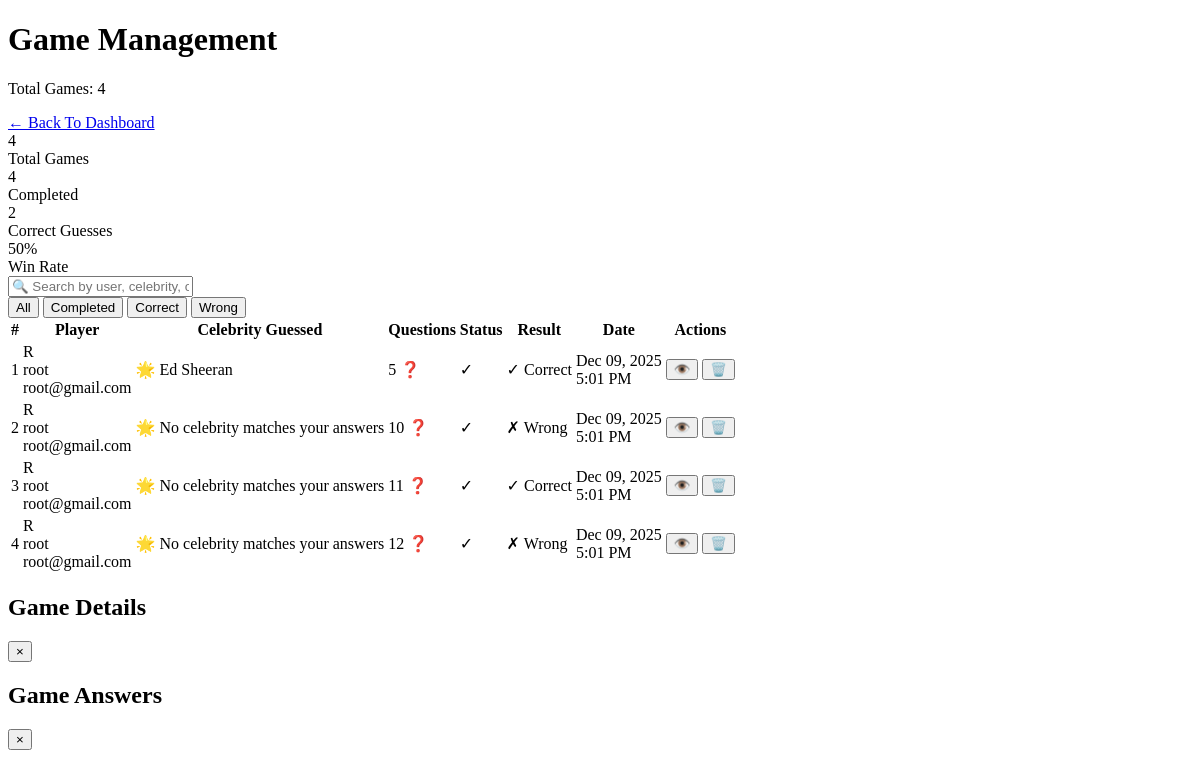
Page /admin_auth/games_list/ on the earlier database version.
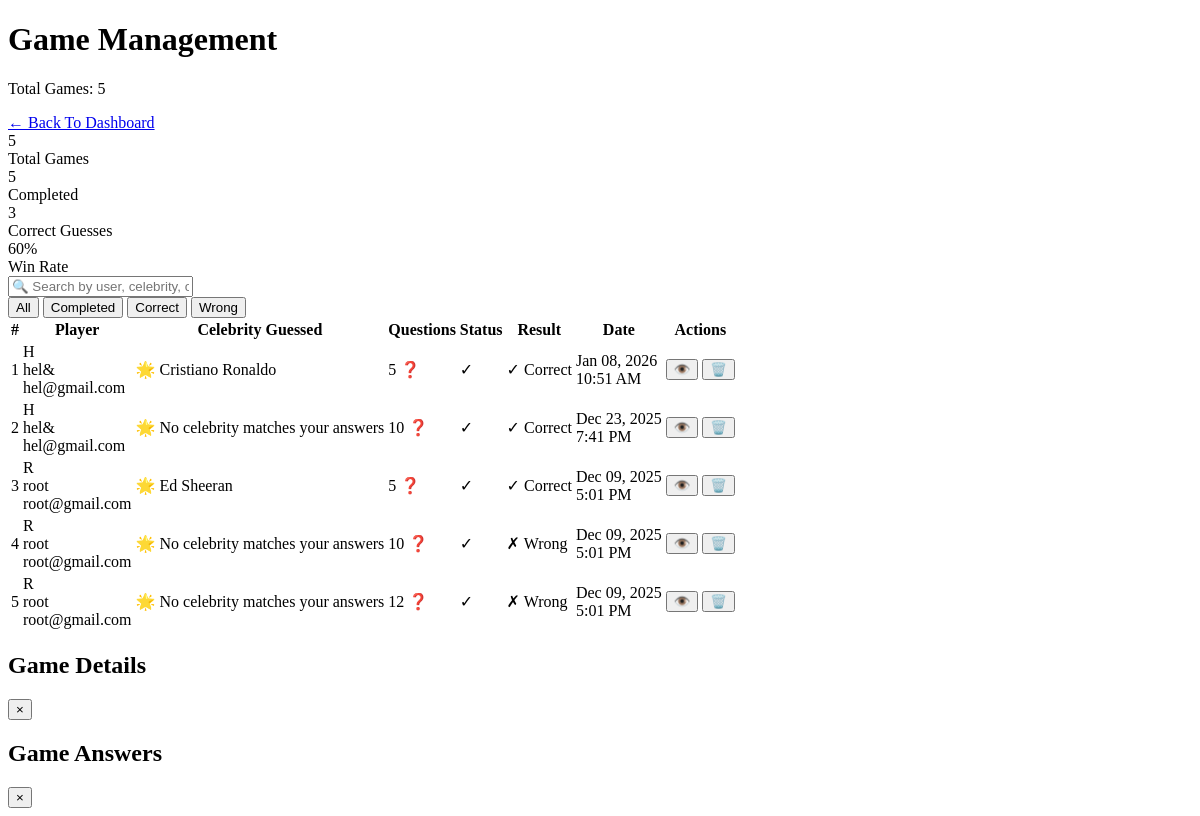
Same page on the later database version.
### guesser/models.py (models this page shows, shortened)
class GameSession(models.Model):
    user = models.ForeignKey(User, on_delete=models.CASCADE, null=True, blank=True)  # Add this
    session_key = models.CharField(max_length=100, unique=True)
    created_at = models.DateTimeField(auto_now_add=True)
    updated_at = models.DateTimeField(auto_now=True)
    is_completed = models.BooleanField(default=False)
    guessed_celebrity = models.CharField(max_length=100, blank=True, null=True)
    is_correct = models.BooleanField(default=False, null=True, blank=True)
    class Meta:
        ordering = ['-created_at']

### admin_auth/views.py (the view)
# urls.py: path('games_list/',views.admin_games,name='games_list'),
def admin_games(request):
    games = GameSession.objects.select_related('user').prefetch_related('answers').order_by('-created_at')
    total_games = games.count()
    completed_games = games.filter(is_completed=True).count()
    correct_games = games.filter(is_completed=True, is_correct=True).count()
    wrong_games = games.filter(is_completed=True, is_correct=False).count()
    pending_games = games.filter(is_completed=False).count()
    win_rate = round((correct_games / completed_games * 100)) if completed_games > 0 else 0
    context = {
        'games': games,
        'total_games': total_games,
        'completed_games': completed_games,
        'correct_games': correct_games,
        'wrong_games': wrong_games,
        'pending_games': pending_games,
        'win_rate': win_rate,
    }
    return render(request, 'admin_games.html', context)

### admin_auth/templates/admin_games.html (shortened to what this page needs)
{% extends 'base.html' %}
{% block content %}
<div class="max-w-7xl mx-auto">
    <div class="flex justify-between items-center mb-6">
        <div>
            <h1 class="text-3xl font-bold text-white">Game Management</h1>
            <p class="text-purple-200">Total Games: {{ total_games }}</p>
        </div>
        <div class="flex gap-3">
            <a href="{% url 'start' %}"
               class="bg-white text-purple-600 px-6 py-2 rounded-full font-semibold hover:bg-purple-600 hover:text-white hover:shadow-xl transition text-sm flex items-center gap-2 shadow-lg">
                ← Back To Dashboard
            </a>
        </div>
    </div>
    <div class="grid grid-cols-1 md:grid-cols-4 gap-4 mb-6">
        <div class="card rounded-2xl p-4 text-center">
            <div class="text-3xl font-bold text-purple-900">{{ total_games }}</div>
            <div class="text-sm text-gray-600">Total Games</div>
        </div>
        <div class="card rounded-2xl p-4 text-center">
            <div class="text-3xl font-bold text-green-900">{{ completed_games }}</div>
            <div class="text-sm text-gray-600">Completed</div>
        </div>
        <div class="card rounded-2xl p-4 text-center">
            <div class="text-3xl font-bold text-yellow-900">{{ correct_games }}</div>
            <div class="text-sm text-gray-600">Correct Guesses</div>
        </div>
        <div class="card rounded-2xl p-4 text-center">
            <div class="text-3xl font-bold text-blue-900">{{ win_rate }}%</div>
            <div class="text-sm text-gray-600">Win Rate</div>
        </div>
    </div>
    <div class="card rounded-2xl p-6 mb-6">
        <div class="flex flex-col md:flex-row gap-4">
            <div class="flex-1">
                <input type="text"
                       id="searchInput"
                       placeholder="🔍 Search by user, celebrity, or session..."
                       class="w-full px-4 py-3 border-2 border-gray-200 rounded-xl focus:border-purple-500 focus:outline-none">
            </div>
            <div class="flex gap-2">
                <button onclick="filterGames('all')"
                        class="filter-btn active px-4 py-2 rounded-xl bg-purple-500 text-white font-semibold hover:bg-purple-600 transition">
                    All
                </button>
                <button onclick="filterGames('completed')"
                        class="filter-btn px-4 py-2 rounded-xl bg-gray-200 text-gray-700 font-semibold hover:bg-gray-300 transition">
                    Completed
                </button>
                <button onclick="filterGames('correct')"
                        class="filter-btn px-4 py-2 rounded-xl bg-gray-200 text-gray-700 font-semibold hover:bg-gray-300 transition">
                    Correct
                </button>
                <button onclick="filterGames('wrong')"
                        class="filter-btn px-4 py-2 rounded-xl bg-gray-200 text-gray-700 font-semibold hover:bg-gray-300 transition">
                    Wrong
                </button>
            </div>
        </div>
    </div>
    <div class="card rounded-2xl p-6 overflow-hidden">
        <div class="overflow-x-auto">
            <table class="w-full" id="gamesTable">
                <thead>
                    <tr class="border-b-2 border-gray-200">
                        <th class="text-left py-4 px-4 font-bold text-gray-700">#</th>
                        <th class="text-left py-4 px-4 font-bold text-gray-700">Player</th>
                        <th class="text-left py-4 px-4 font-bold text-gray-700">Celebrity Guessed</th>
                        <th class="text-center py-4 px-4 font-bold text-gray-700">Questions</th>
                        <th class="text-center py-4 px-4 font-bold text-gray-700">Status</th>
                        <th class="text-center py-4 px-4 font-bold text-gray-700">Result</th>
                        <th class="text-left py-4 px-4 font-bold text-gray-700">Date</th>
                        <th class="text-center py-4 px-4 font-bold text-gray-700">Actions</th>
                    </tr>
                </thead>
                <tbody>
                    {% for game in games %}
                    <tr class="game-row border-b hover:bg-gray-50 transition"
                        data-username="{{ game.user.username|lower }}"
                        data-celebrity="{{ game.guessed_celebrity|lower }}"
                        data-completed="{{ game.is_completed|yesno:'true,false' }}"
                        data-correct="{{ game.is_correct|yesno:'true,false,pending' }}"
                        data-game-id="{{ game.id }}">
                        <td class="py-4 px-4 text-gray-600 font-semibold">{{ forloop.counter }}</td>
                        <td class="py-4 px-4">
                            <div class="flex items-center gap-3">
                                <div class="w-10 h-10 bg-gradient-to-br from-purple-400 to-pink-400 rounded-full flex items-center justify-center text-white font-bold">
                                    {{ game.user.username|slice:":1"|upper }}
                                </div>
                                <div>
                                    <div class="font-semibold text-gray-800">{{ game.user.username }}</div>
                                    <div class="text-sm text-gray-500">{{ game.user.email }}</div>
                                </div>
                            </div>
                        </td>
                        <td class="py-4 px-4">
                            <span class="inline-flex items-center gap-1 text-gray-700 font-semibold">
                                🌟 {{ game.guessed_celebrity }}
                            </span>
                        </td>
                        <td class="py-4 px-4 text-center">
                            <span class="inline-flex items-center justify-center bg-blue-100 text-blue-700 px-3 py-1 rounded-full font-semibold text-sm">
                                {{ game.answers.count }} ❓
                            </span>
                        </td>
                        <td class="py-4 px-4 text-center">
                            {% if game.is_completed %}
                            <span class="inline-flex items-center justify-center w-6 h-6 bg-green-100 text-green-600 rounded-full">
                                ✓
                            </span>
                            {% else %}
                            <span class="inline-flex items-center justify-center w-6 h-6 bg-yellow-100 text-yellow-600 rounded-full">
                                ⏳
                            </span>
                            {% endif %}
                        </td>
                        <td class="py-4 px-4 text-center">
                            {% if game.is_correct %}
                            <span class="inline-flex items-center gap-1 bg-green-100 text-green-700 px-3 py-1 rounded-full font-semibold text-sm">
                                ✓ Correct
                            </span>
                            {% elif game.is_correct == False %}
                            <span class="inline-flex items-center gap-1 bg-red-100 text-red-700 px-3 py-1 rounded-full font-semibold text-sm">
                                ✗ Wrong
                            </span>
                            {% else %}
                            <span class="inline-flex items-center gap-1 bg-gray-100 text-gray-600 px-3 py-1 rounded-full font-semibold text-sm">
                                — N/A
                            </span>
                            {% endif %}
                        </td>
                        <td class="py-4 px-4 text-gray-600 text-sm">
                            {{ game.created_at|date:"M d, Y" }}
                            <br>
                            <span class="text-xs text-gray-400">{{ game.created_at|date:"g:i A" }}</span>
                        </td>
                        <td class="py-4 px-4 text-center">
                            <div class="flex gap-2 justify-center">
                                <button onclick="viewAnswers({{ game.id }})"
                                        class="bg-purple-100 text-purple-600 px-3 py-1 rounded-lg text-sm font-semibold hover:bg-purple-200 transition"
                                        title="View Answers">
                                   👁️
                                </button>
                                <button onclick="deleteGame({{ game.id }}, '{{ game.user.username }}')"
                                        class="bg-red-100 text-red-600 px-3 py-1 rounded-lg text-sm font-semibold hover:bg-red-200 transition"
                                        title="Delete">
                                    🗑️
                                </button>
                            </div>
                        </td>
                    </tr>
                    {% empty %}
                    <tr>
                        <td colspan="8" class="py-8 text-center text-gray-500">
                            No games found
                        </td>
                    </tr>
                    {% endfor %}
                </tbody>
            </table>
        </div>
    </div>
</div>
<div id="gameModal" class="hidden fixed inset-0 bg-black bg-opacity-50 flex items-center justify-center z-50 p-4">
    <div class="bg-white rounded-3xl p-8 max-w-3xl w-full mx-4 max-h-[90vh] overflow-y-auto">
        <div class="flex justify-between items-center mb-6">
            <h2 class="text-2xl font-bold text-gray-800">Game Details</h2>
            <button onclick="closeModal()" class="text-gray-500 hover:text-gray-700 text-3xl font-bold">×</button>
        </div>
    </div>
</div>
<div id="answersModal" class="hidden fixed inset-0 bg-black bg-opacity-50 flex items-center justify-center z-50 p-4">
    <div class="bg-white rounded-3xl p-8 max-w-4xl w-full mx-4 max-h-[90vh] overflow-y-auto">
        <div class="flex justify-between items-center mb-6">
            <h2 class="text-2xl font-bold text-gray-800">Game Answers</h2>
            <button onclick="closeAnswersModal()" class="text-gray-500 hover:text-gray-700 text-3xl font-bold">×</button>
        </div>
    </div>
</div>
{% endblock %}

### Auth/templates/base.html (shortened to what this page needs)
<!DOCTYPE html>
<html>
<head>
</head>
<body>
    <main>
    {% block content %}
    {% endblock %}
    </main>
</body>
</html>

Differences in the rows shown:
removed GameSession: user.username "R", user.username "root", user.email "root@gmail.com", guessed_celebrity "No celebrity matches your answers", answers.count "11", is_correct "✓ Correct", created_at "Dec 09, 2025", created_at "5:01 PM"
added GameSession: user.username "H", user.username "hel&", user.email "hel@gmail.com", guessed_celebrity "Cristiano Ronaldo", answers.count "5", is_correct "✓ Correct", created_at "Jan 08, 2026", created_at "10:51 AM"
added GameSession: user.username "H", user.username "hel&", user.email "hel@gmail.com", guessed_celebrity "No celebrity matches your answers", answers.count "10", is_correct "✓ Correct", created_at "Dec 23, 2025", created_at "7:41 PM"
Other differences:
{{ total_games }}: "4" → "5"
{{ completed_games }}: "4" → "5"
{{ correct_games }}: "2" → "3"
{{ win_rate }}: "50" → "60"
